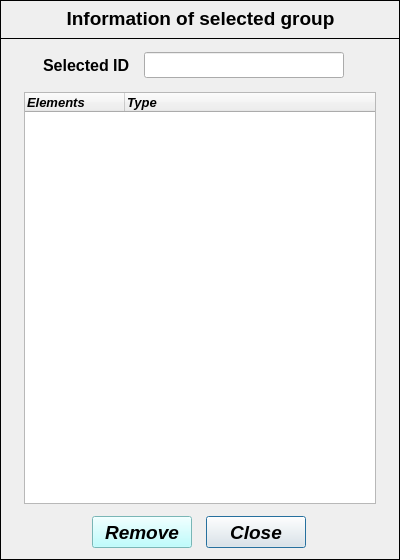
<?xml version="1.0" encoding="UTF-8"?>
<ui version="4.0">
 <class>Dialog</class>
 <widget class="QDialog" name="Dialog">
  <property name="geometry">
   <rect>
    <x>0</x>
    <y>0</y>
    <width>400</width>
    <height>560</height>
   </rect>
  </property>
  <property name="minimumSize">
   <size>
    <width>400</width>
    <height>560</height>
   </size>
  </property>
  <property name="maximumSize">
   <size>
    <width>400</width>
    <height>560</height>
   </size>
  </property>
  <property name="windowTitle">
   <string>Information of selected group</string>
  </property>
  <widget class="QFrame" name="frame">
   <property name="geometry">
    <rect>
     <x>0</x>
     <y>0</y>
     <width>400</width>
     <height>39</height>
    </rect>
   </property>
   <property name="frameShape">
    <enum>QFrame::Box</enum>
   </property>
   <property name="frameShadow">
    <enum>QFrame::Plain</enum>
   </property>
   <property name="lineWidth">
    <number>1</number>
   </property>
   <widget class="QLabel" name="label">
    <property name="geometry">
     <rect>
      <x>54</x>
      <y>2</y>
      <width>293</width>
      <height>33</height>
     </rect>
    </property>
    <property name="font">
     <font>
      <family>Arial</family>
      <pointsize>14</pointsize>
      <weight>75</weight>
      <italic>false</italic>
      <bold>true</bold>
     </font>
    </property>
    <property name="text">
     <string>Information of selected group</string>
    </property>
    <property name="textFormat">
     <enum>Qt::AutoText</enum>
    </property>
    <property name="alignment">
     <set>Qt::AlignCenter</set>
    </property>
   </widget>
  </widget>
  <widget class="QFrame" name="frame_2">
   <property name="geometry">
    <rect>
     <x>0</x>
     <y>38</y>
     <width>400</width>
     <height>522</height>
    </rect>
   </property>
   <property name="frameShape">
    <enum>QFrame::Box</enum>
   </property>
   <property name="frameShadow">
    <enum>QFrame::Plain</enum>
   </property>
   <property name="lineWidth">
    <number>1</number>
   </property>
   <widget class="QLineEdit" name="lineEdit_selected_ID">
    <property name="geometry">
     <rect>
      <x>144</x>
      <y>14</y>
      <width>200</width>
      <height>26</height>
     </rect>
    </property>
    <property name="minimumSize">
     <size>
      <width>200</width>
      <height>0</height>
     </size>
    </property>
    <property name="maximumSize">
     <size>
      <width>200</width>
      <height>16777215</height>
     </size>
    </property>
    <property name="font">
     <font>
      <family>Arial</family>
      <pointsize>11</pointsize>
      <weight>75</weight>
      <italic>false</italic>
      <bold>true</bold>
     </font>
    </property>
    <property name="focusPolicy">
     <enum>Qt::ClickFocus</enum>
    </property>
    <property name="text">
     <string/>
    </property>
    <property name="alignment">
     <set>Qt::AlignCenter</set>
    </property>
   </widget>
   <widget class="QTreeWidget" name="treeWidget_group_info">
    <property name="geometry">
     <rect>
      <x>24</x>
      <y>54</y>
      <width>352</width>
      <height>412</height>
     </rect>
    </property>
    <property name="minimumSize">
     <size>
      <width>352</width>
      <height>412</height>
     </size>
    </property>
    <property name="maximumSize">
     <size>
      <width>352</width>
      <height>412</height>
     </size>
    </property>
    <property name="font">
     <font>
      <family>Arial</family>
      <pointsize>10</pointsize>
      <weight>75</weight>
      <italic>true</italic>
      <bold>true</bold>
     </font>
    </property>
    <column>
     <property name="text">
      <string>Elements</string>
     </property>
    </column>
    <column>
     <property name="text">
      <string>Type</string>
     </property>
    </column>
   </widget>
   <widget class="QPushButton" name="pushButton_close">
    <property name="geometry">
     <rect>
      <x>206</x>
      <y>478</y>
      <width>100</width>
      <height>32</height>
     </rect>
    </property>
    <property name="minimumSize">
     <size>
      <width>100</width>
      <height>32</height>
     </size>
    </property>
    <property name="maximumSize">
     <size>
      <width>100</width>
      <height>32</height>
     </size>
    </property>
    <property name="font">
     <font>
      <family>Arial</family>
      <pointsize>14</pointsize>
      <weight>75</weight>
      <italic>true</italic>
      <bold>true</bold>
     </font>
    </property>
    <property name="text">
     <string>Close</string>
    </property>
   </widget>
   <widget class="QPushButton" name="pushButton_remove">
    <property name="geometry">
     <rect>
      <x>92</x>
      <y>478</y>
      <width>100</width>
      <height>32</height>
     </rect>
    </property>
    <property name="minimumSize">
     <size>
      <width>100</width>
      <height>32</height>
     </size>
    </property>
    <property name="maximumSize">
     <size>
      <width>100</width>
      <height>32</height>
     </size>
    </property>
    <property name="font">
     <font>
      <family>Arial</family>
      <pointsize>14</pointsize>
      <weight>75</weight>
      <italic>true</italic>
      <bold>true</bold>
     </font>
    </property>
    <property name="styleSheet">
     <string notr="true">background-color: rgb(170, 255, 255);</string>
    </property>
    <property name="text">
     <string>Remove</string>
    </property>
   </widget>
   <widget class="QLineEdit" name="lineEdit_id_labels">
    <property name="enabled">
     <bool>false</bool>
    </property>
    <property name="geometry">
     <rect>
      <x>32</x>
      <y>14</y>
      <width>110</width>
      <height>26</height>
     </rect>
    </property>
    <property name="palette">
     <palette>
      <active>
       <colorrole role="WindowText">
        <brush brushstyle="SolidPattern">
         <color alpha="255">
          <red>0</red>
          <green>0</green>
          <blue>0</blue>
         </color>
        </brush>
       </colorrole>
       <colorrole role="Dark">
        <brush brushstyle="SolidPattern">
         <color alpha="255">
          <red>0</red>
          <green>0</green>
          <blue>0</blue>
         </color>
        </brush>
       </colorrole>
       <colorrole role="Text">
        <brush brushstyle="SolidPattern">
         <color alpha="255">
          <red>0</red>
          <green>0</green>
          <blue>0</blue>
         </color>
        </brush>
       </colorrole>
       <colorrole role="ButtonText">
        <brush brushstyle="SolidPattern">
         <color alpha="255">
          <red>0</red>
          <green>0</green>
          <blue>0</blue>
         </color>
        </brush>
       </colorrole>
      </active>
      <inactive>
       <colorrole role="WindowText">
        <brush brushstyle="SolidPattern">
         <color alpha="255">
          <red>0</red>
          <green>0</green>
          <blue>0</blue>
         </color>
        </brush>
       </colorrole>
       <colorrole role="Dark">
        <brush brushstyle="SolidPattern">
         <color alpha="255">
          <red>0</red>
          <green>0</green>
          <blue>0</blue>
         </color>
        </brush>
       </colorrole>
       <colorrole role="Text">
        <brush brushstyle="SolidPattern">
         <color alpha="255">
          <red>0</red>
          <green>0</green>
          <blue>0</blue>
         </color>
        </brush>
       </colorrole>
       <colorrole role="ButtonText">
        <brush brushstyle="SolidPattern">
         <color alpha="255">
          <red>0</red>
          <green>0</green>
          <blue>0</blue>
         </color>
        </brush>
       </colorrole>
      </inactive>
      <disabled>
       <colorrole role="WindowText">
        <brush brushstyle="SolidPattern">
         <color alpha="255">
          <red>0</red>
          <green>0</green>
          <blue>0</blue>
         </color>
        </brush>
       </colorrole>
       <colorrole role="Dark">
        <brush brushstyle="SolidPattern">
         <color alpha="255">
          <red>0</red>
          <green>0</green>
          <blue>0</blue>
         </color>
        </brush>
       </colorrole>
       <colorrole role="Text">
        <brush brushstyle="SolidPattern">
         <color alpha="255">
          <red>0</red>
          <green>0</green>
          <blue>0</blue>
         </color>
        </brush>
       </colorrole>
       <colorrole role="ButtonText">
        <brush brushstyle="SolidPattern">
         <color alpha="255">
          <red>0</red>
          <green>0</green>
          <blue>0</blue>
         </color>
        </brush>
       </colorrole>
      </disabled>
     </palette>
    </property>
    <property name="font">
     <font>
      <family>Arial</family>
      <pointsize>12</pointsize>
      <weight>75</weight>
      <italic>false</italic>
      <bold>true</bold>
     </font>
    </property>
    <property name="focusPolicy">
     <enum>Qt::ClickFocus</enum>
    </property>
    <property name="autoFillBackground">
     <bool>false</bool>
    </property>
    <property name="text">
     <string>Selected ID</string>
    </property>
    <property name="frame">
     <bool>false</bool>
    </property>
    <property name="alignment">
     <set>Qt::AlignCenter</set>
    </property>
   </widget>
  </widget>
 </widget>
 <resources/>
 <connections/>
</ui>
